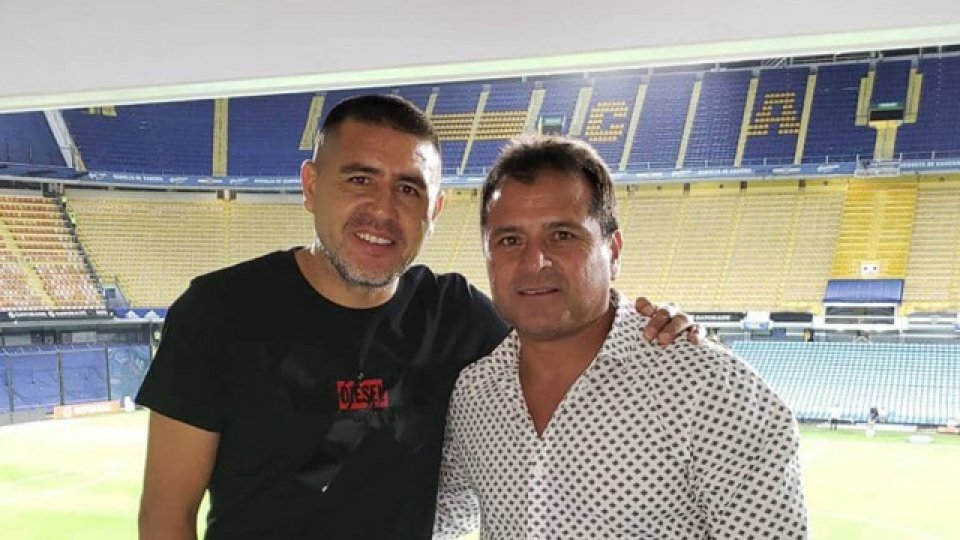
#> input picture chelo.jpg, 960 x 540 px
$ jupyter execute --allow-errors chelo.ipynb
#> lines starting #> are read from the running program, lines starting #| are printed output that depends on the picture
<a href="https://colab.research.google.com/github/matog/la_heladera_del_chelo/blob/main/chelo.ipynb" target="_parent"></a>

[cell 1]
import numpy as np
import cv2
from PIL import Image

[cell 2]
# from google.colab.patches import cv2_imshow
# read input
img = cv2.imread("chelo.jpg")
#> img is the input picture: shape (540, 960, 3); mean B, G, R 137.5, 145.9, 150.3

# specify desired output size
width = 350
height = 350

# specify conjugate x,y coordinates (not y,x)
input = np.float32([[62,71], [418,59], [442,443], [29,438]])
output = np.float32([[0,0], [90,0], [90,295], [0,286]])

# compute perspective matrix
matrix = cv2.getPerspectiveTransform(input,output)

print(matrix.shape)
print(matrix)

# do perspective transformation setting area outside input to black
imgOutput = cv2.warpPerspective(img, matrix, (width,height), cv2.INTER_LINEAR, borderMode=cv2.BORDER_CONSTANT, borderValue=(0,0,0))
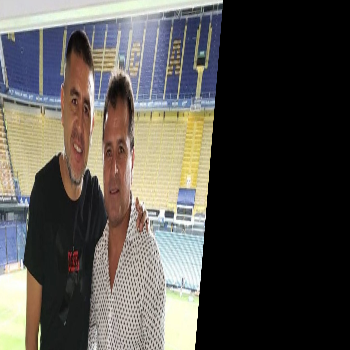
#> imgOutput: shape (350, 350, 3); mean B, G, R 76.4, 81.3, 84.3
print(imgOutput.shape)
#| (350, 350, 3)

# save the warped output
cv2.imwrite("poster_heladera.jpg", imgOutput)

# show the result
# cv2.imshow("result", imgOutput)
cv2.waitKey(0)
cv2.destroyAllWindows()

[cell 3]
im1 = Image.open('/content/heladera.jpg')
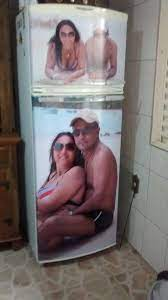
#> input picture heladera.jpg, 168 x 300 px, found by its file name
#> im1 is the input picture: PIL image 168x300 RGB; mean R, G, B 121.1, 113, 112.5
#> (the rest of this cell did not finish here and is left out)
